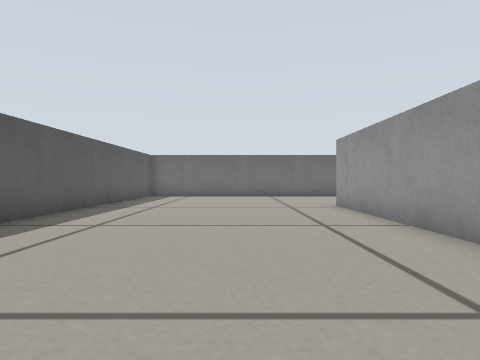
View 1 (above)

19 first-person views from a walk through a world built for the Gazebo simulator. The camera is 0.2 m above the floor, looks level and sees 70° across. The floor is counted in squares, 0.25 m on a side. Each view is taken from the middle of a square. On the plan, view 1 faces up. The plan holds only what a view shows up to about 11 squares ahead; the rest is blank.

View 2
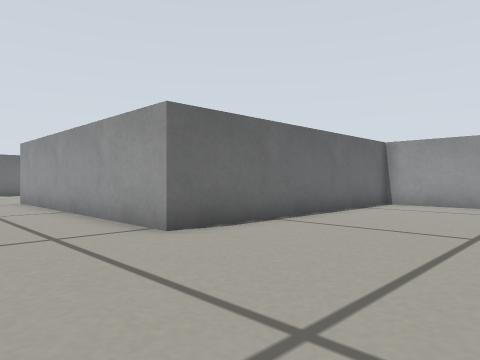

View 3
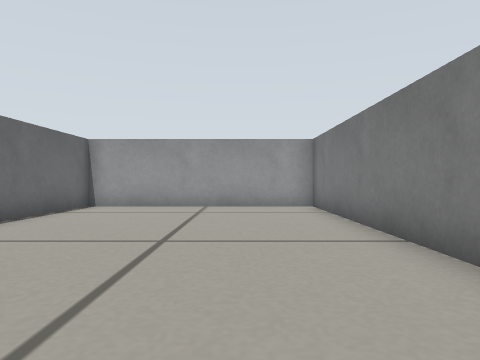

View 4
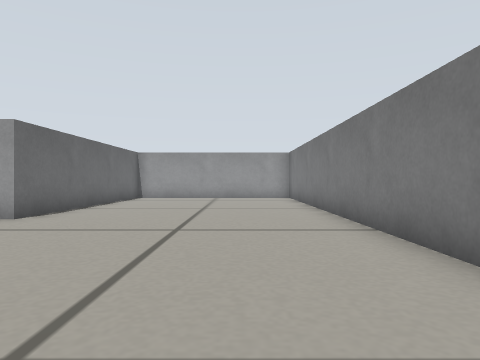

View 5
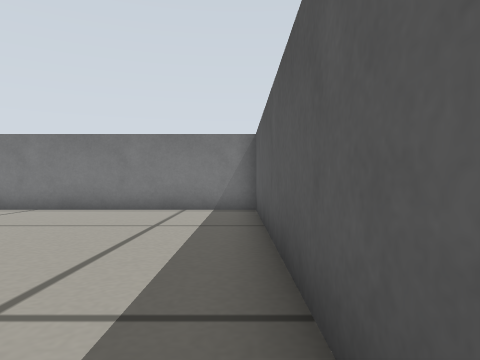

View 6
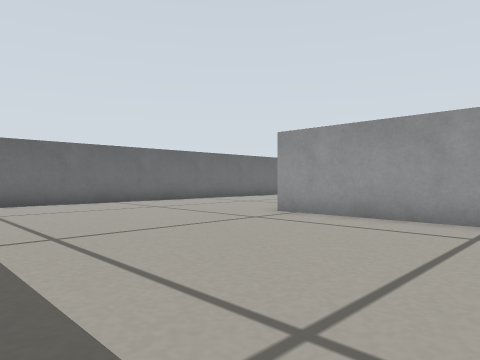

View 7
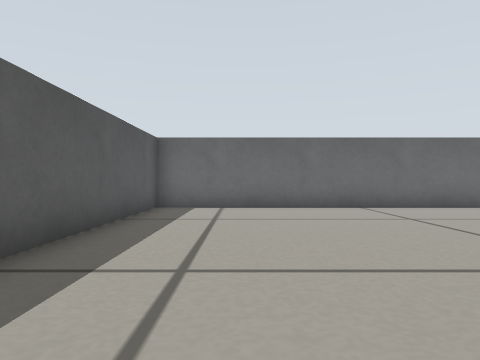

View 8
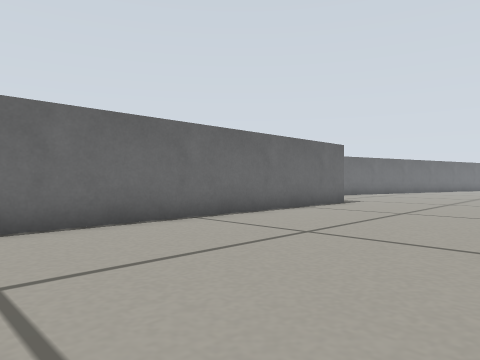

View 9
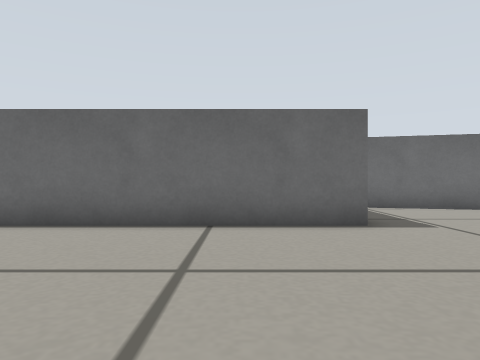

View 10
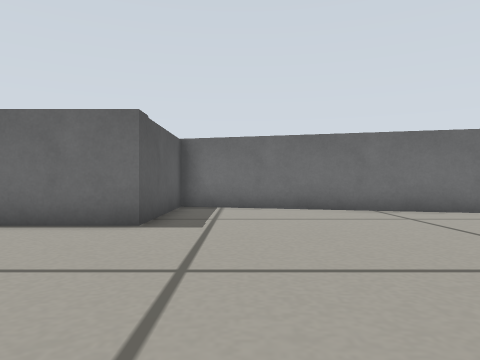

View 11
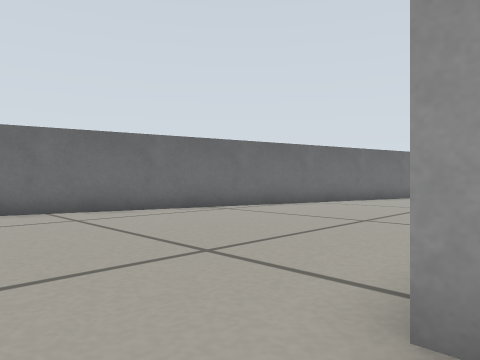

View 12
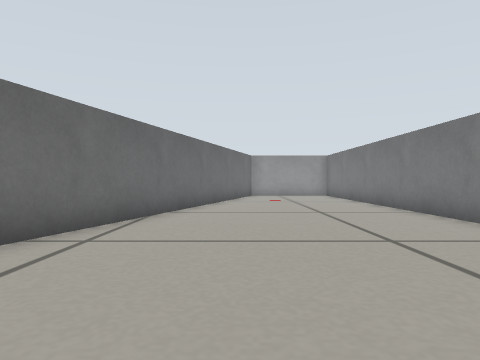

View 13
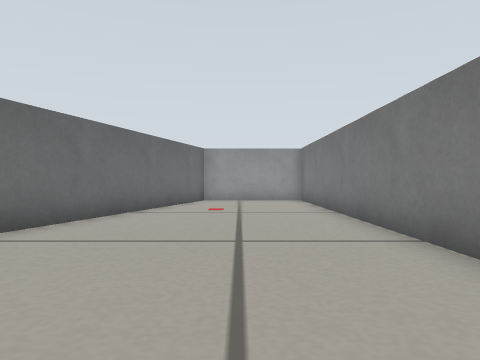

View 14
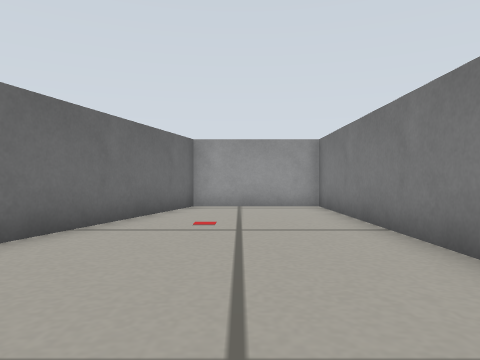

View 15
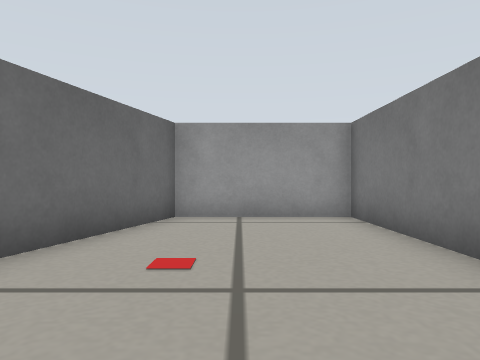

View 16
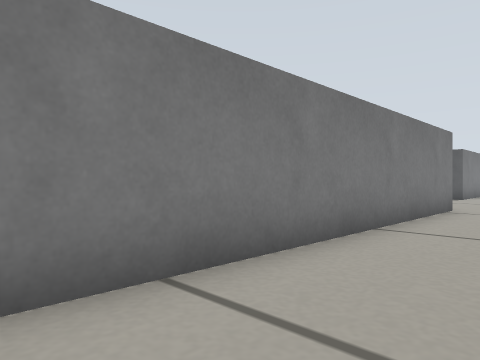

View 17
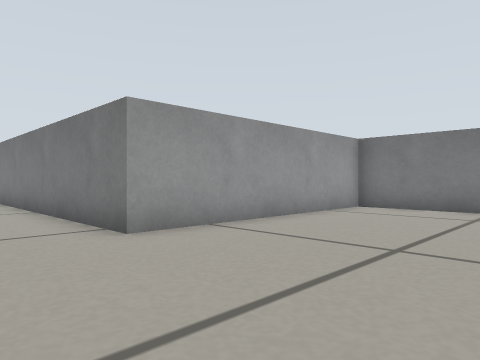

View 18
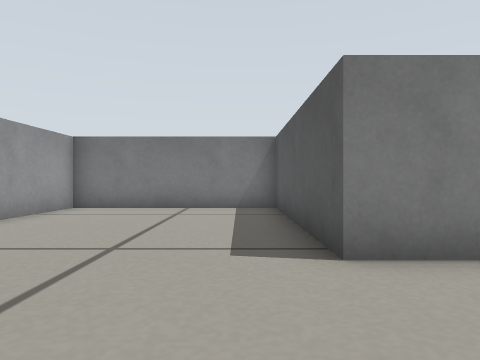

View 19
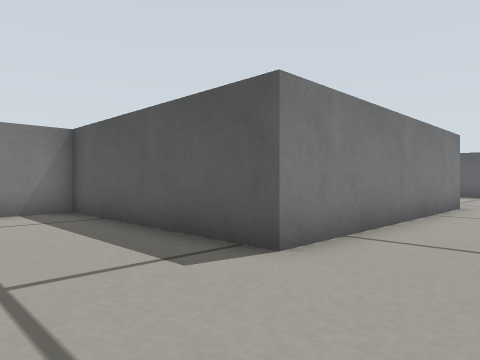

### Floor plan
Points are (right, up) in squares from view 1. A wall is a line through its corners. A room is listed if a view was taken in it or the views show most of it. See-through windows are left out.
Room 1 (views 1, 2, 3, 4, 5, 6, 7, 8, 9, 10, 11, 12, 13, 14, 15, 16, 17, 18, 19)
walls: (-4.4, 3.5) (-4.4, -5.2) (11.4, -5.2) (11.4, 1.6) (3, 1.6) (3, 10.6) (11, 10.6) (11, 4.2) (16.8, 4.2) (16.8, 11.6) (34.4, 11.6) (34.4, 15.4) (12.2, 21.3) (12.2, 17) (-4.4, 17) (-4.4, 6.3)

Where each view was taken, in squares from view 1:
view 1: 0 up, 0 right, facing up
view 2: 3 down, 0 right, facing up-right
view 3: 3 down, 1 right, facing right
view 4: 3 down, 4 left, facing right
view 5: 4 up, 4 left, facing down
view 6: 5 up, 4 left, facing up-right
view 7: 7 up, 2 left, facing up
view 8: 11 up, 1 right, facing up-right
view 9: 11 up, 10 right, facing up
view 10: 11 up, 14 right, facing up
view 11: 11 up, 15 right, facing up-right
view 12: 16 up, 17 right, facing right
view 13: 14 up, 21 right, facing right
view 14: 14 up, 24 right, facing right
view 15: 14 up, 27 right, facing right
view 16: 14 up, 27 right, facing down-left
view 17: 14 up, 12 right, facing down-right
view 18: 14 up, 12 right, facing down
view 19: 13 up, 14 right, facing down-left
